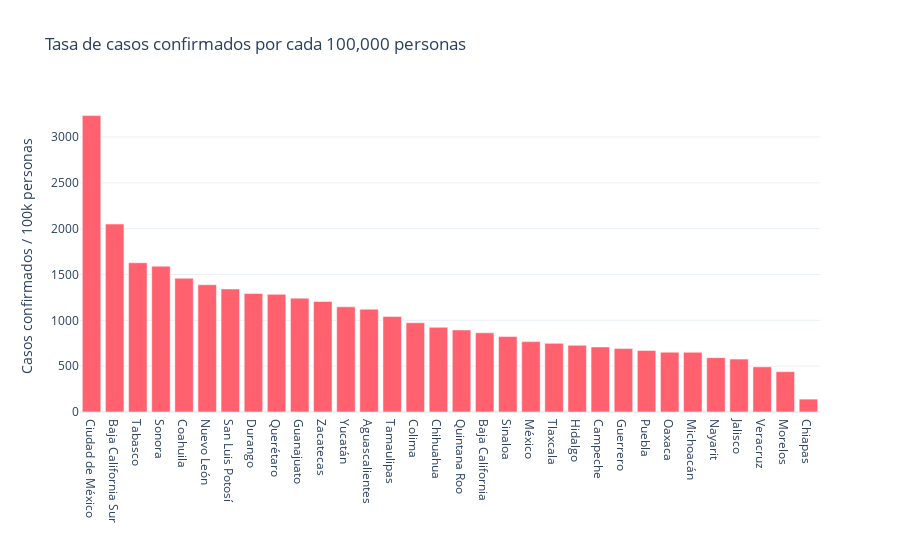

This figure's notebook cell:
### Code cell
# Bar plot of the rate of confirmed cases per 100k persons 
fig_bar_cases_rate = px.bar(x = datos_por_estado["ENTIDAD"], y = datos_por_estado["TASA DE CASOS POR 100K"],
                            labels = dict(y = "Casos confirmados / 100k personas" , x = "") ,title = "Tasa de casos confirmados por cada 100,000 personas")


fig_bar_cases_rate.update_traces(marker = dict(color = "#ff616f"))
#fig_bar_cases_rate.update_xaxes(tickfont = dict(size = 11))
fig_bar_cases_rate.show()

### Figure 1 — Plotly figure (JSON) as saved in the notebook; plotly's stock layout.template omitted (floating-point values rounded to 4 significant figures)
{"data": [{"alignmentgroup": "True", "hovertemplate": "=%{x}<br>Casos confirmados / 100k personas=%{y}<extra></extra>", "legendgroup": "", "marker": {"color": "#ff616f"}, "name": "", "offsetgroup": "", "orientation": "v", "showlegend": false, "textposition": "auto", "type": "bar", "x": ["Ciudad de México", "Baja California Sur", "Tabasco", "Sonora", "Coahuila", "Nuevo León", "San Luis Potosí", "Durango", "Querétaro", "Guanajuato", "Zacatecas", "Yucatán", "Aguascalientes", "Tamaulipas", "Colima", "Chihuahua", "Quintana Roo", "Baja California", "Sinaloa", "México", "Tlaxcala", "Hidalgo", "Campeche", "Guerrero", "Puebla", "Oaxaca", "Michoacán", "Nayarit", "Jalisco", "Veracruz", "Morelos", "Chiapas"], "xaxis": "x", "y": [3234.0, 2050.0, 1628.0, 1591.0, 1459.0, 1389.0, 1342.0, 1293.0, 1283.0, 1242.0, 1206.0, 1148.0, 1122.0, 1042.0, 974.0, 923.9, 895.0, 864.3, 823.0, 767.9, 749.2, 727.5, 709.6, 691.8, 670.9, 652.5, 651.7, 593.1, 576.9, 492.9, 440.2, 140.8], "yaxis": "y"}], "layout": {"barmode": "relative", "legend": {"tracegroupgap": 0}, "title": {"text": "Tasa de casos confirmados por cada 100,000 personas"}, "xaxis": {"anchor": "y", "domain": [0, 1], "title": {"text": ""}}, "yaxis": {"anchor": "x", "domain": [0, 1], "title": {"text": "Casos confirmados / 100k personas"}}}}
